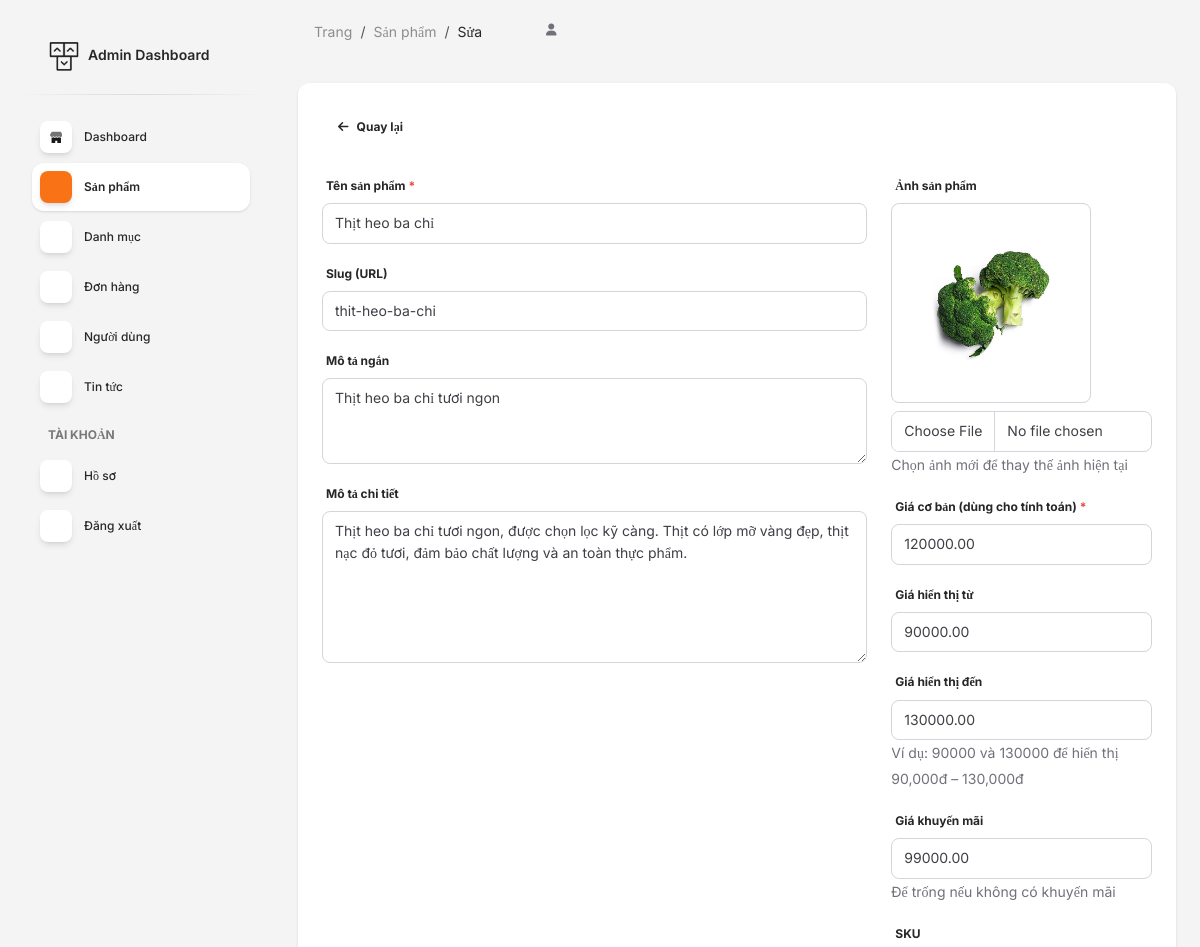
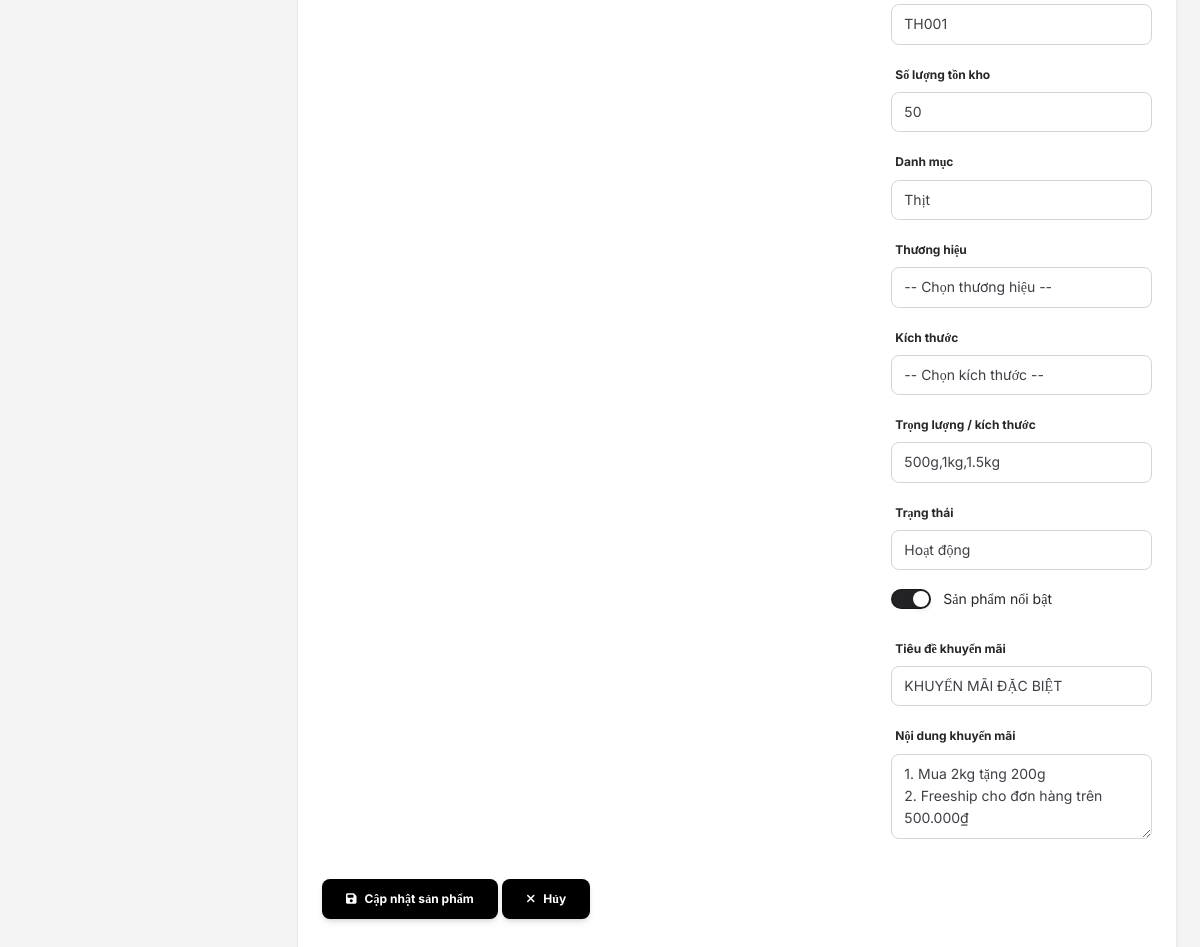
Page /admin/product_edit.php?id=1 (signed in) on the committed database (2 pictures, top to bottom).
### tables this page shows
CREATE TABLE `products` (
  `id` int(11) NOT NULL AUTO_INCREMENT,
  `name` varchar(255) NOT NULL,
  `slug` varchar(255) NOT NULL,
  `description` text DEFAULT NULL,
  `short_description` text DEFAULT NULL,
  `price` decimal(10,2) NOT NULL DEFAULT 0.00,
  `sale_price` decimal(10,2) DEFAULT NULL,
  `price_min` decimal(10,2) DEFAULT NULL COMMENT 'Giá tối thiểu (khoảng giá)',
  `price_max` decimal(10,2) DEFAULT NULL COMMENT 'Giá tối đa (khoảng giá)',
  `weight_options` varchar(255) DEFAULT NULL COMMENT 'Các lựa chọn trọng lượng, ví dụ: 1kg,2kg,3kg',
  `promo_heading` varchar(255) DEFAULT NULL COMMENT 'Tiêu đề khuyến mãi',
  `promo_content` text DEFAULT NULL COMMENT 'Nội dung khuyến mãi',
  `sku` varchar(100) DEFAULT NULL,
  `stock` int(11) NOT NULL DEFAULT 0,
  `category` varchar(100) DEFAULT NULL COMMENT 'Tên danh mục (để match với categories.name)',
  `image` varchar(255) DEFAULT NULL,
  `gallery` text DEFAULT NULL COMMENT 'JSON array các ảnh trong gallery',
  `status` enum('active','inactive') NOT NULL DEFAULT 'active',
  `featured` tinyint(1) NOT NULL DEFAULT 0 COMMENT 'Sản phẩm nổi bật',
  `created_at` timestamp NOT NULL DEFAULT CURRENT_TIMESTAMP,
  `updated_at` timestamp NOT NULL DEFAULT CURRENT_TIMESTAMP ON UPDATE CURRENT_TIMESTAMP,
  PRIMARY KEY (`id`),
  UNIQUE KEY `slug` (`slug`),
  KEY `status` (`status`),
  KEY `category` (`category`),
  KEY `featured` (`featured`)
);

### admin/product_edit.php (the view, shortened to what this page needs)
<?php
$id = isset($_GET['id']) ? (int)$_GET['id'] : 0;
$conn = connectDB();
$stmt = $conn->prepare("SELECT * FROM products WHERE id = ?");
$stmt->bind_param("i", $id);
$stmt->execute();
$result = $stmt->get_result();
$product = $result->fetch_assoc();
?>
<!DOCTYPE html>
<html lang="vi">
<head>
  <link href="../assets/css/nucleo-icons.css" rel="stylesheet" />
  <link href="../assets/css/nucleo-svg.css" rel="stylesheet" />
  <link id="pagestyle" href="../assets/css/soft-ui-dashboard.css?v=1.1.0" rel="stylesheet" />
</head>
<body class="g-sidenav-show bg-gray-100">
  <aside class="sidenav navbar navbar-vertical navbar-expand-xs border-0 border-radius-xl my-3 fixed-start ms-3" id="sidenav-main">
    <div class="sidenav-header">
      <a class="navbar-brand m-0" href="index.php">
        <img src="../assets/img/logo-ct-dark.png" class="navbar-brand-img h-100" alt="main_logo">
        <span class="ms-1 font-weight-bold">Admin Dashboard</span>
      </a>
    </div>
    <hr class="horizontal dark mt-0">
    <div class="collapse navbar-collapse w-auto" id="sidenav-collapse-main">
      <ul class="navbar-nav">
        <li class="nav-item">
          <a class="nav-link" href="index.php">
            <div class="icon icon-shape icon-sm shadow border-radius-md bg-white text-center me-2 d-flex align-items-center justify-content-center">
            </div>
            <span class="nav-link-text ms-1">Dashboard</span>
          </a>
        </li>
        <li class="nav-item">
          <a class="nav-link active" href="products.php">
            <div class="icon icon-shape icon-sm shadow border-radius-md bg-white text-center me-2 d-flex align-items-center justify-content-center">
              <i class="ni ni-box-2 text-dark text-sm opacity-10"></i>
            </div>
            <span class="nav-link-text ms-1">Sản phẩm</span>
          </a>
        </li>
        <li class="nav-item">
          <a class="nav-link" href="categories.php">
            <div class="icon icon-shape icon-sm shadow border-radius-md bg-white text-center me-2 d-flex align-items-center justify-content-center">
              <i class="ni ni-tag text-dark text-sm opacity-10"></i>
            </div>
            <span class="nav-link-text ms-1">Danh mục</span>
          </a>
        </li>
        <li class="nav-item">
          <a class="nav-link" href="orders.php">
            <div class="icon icon-shape icon-sm shadow border-radius-md bg-white text-center me-2 d-flex align-items-center justify-content-center">
              <i class="ni ni-cart text-dark text-sm opacity-10"></i>
            </div>
            <span class="nav-link-text ms-1">Đơn hàng</span>
          </a>
        </li>
        <li class="nav-item">
          <a class="nav-link" href="users.php">
            <div class="icon icon-shape icon-sm shadow border-radius-md bg-white text-center me-2 d-flex align-items-center justify-content-center">
              <i class="ni ni-circle-08 text-dark text-sm opacity-10"></i>
            </div>
            <span class="nav-link-text ms-1">Người dùng</span>
          </a>
        </li>
        <li class="nav-item">
          <a class="nav-link" href="news.php">
            <div class="icon icon-shape icon-sm shadow border-radius-md bg-white text-center me-2 d-flex align-items-center justify-content-center">
              <i class="ni ni-paper-diploma text-dark text-sm opacity-10"></i>
            </div>
            <span class="nav-link-text ms-1">Tin tức</span>
          </a>
        </li>
        <li class="nav-item mt-3">
          <h6 class="ps-4 ms-2 text-uppercase text-xs font-weight-bolder opacity-6">Tài khoản</h6>
        </li>
        <li class="nav-item">
          <a class="nav-link" href="profile.php">
            <div class="icon icon-shape icon-sm shadow border-radius-md bg-white text-center me-2 d-flex align-items-center justify-content-center">
              <i class="ni ni-single-02 text-dark text-sm opacity-10"></i>
            </div>
            <span class="nav-link-text ms-1">Hồ sơ</span>
          </a>
        </li>
        <li class="nav-item">
          <a class="nav-link" href="logout.php">
            <div class="icon icon-shape icon-sm shadow border-radius-md bg-white text-center me-2 d-flex align-items-center justify-content-center">
              <i class="ni ni-button-power text-dark text-sm opacity-10"></i>
            </div>
            <span class="nav-link-text ms-1">Đăng xuất</span>
          </a>
        </li>
      </ul>
    </div>
  </aside>
  <main class="main-content position-relative max-height-vh-100 h-100 border-radius-lg">
    <nav class="navbar navbar-main navbar-expand-lg px-0 mx-4 shadow-none border-radius-xl" id="navbarBlur" navbar-scroll="true">
      <div class="container-fluid py-1 px-3">
        <nav aria-label="breadcrumb">
          <ol class="breadcrumb bg-transparent mb-0 pb-0 pt-1 px-0 me-sm-6 me-5">
            <li class="breadcrumb-item text-sm"><a class="opacity-5 text-dark" href="index.php">Trang</a></li>
            <li class="breadcrumb-item text-sm"><a class="opacity-5 text-dark" href="products.php">Sản phẩm</a></li>
            <li class="breadcrumb-item text-sm text-dark active" aria-current="page">Sửa</li>
          </ol>
        </nav>
        <div class="collapse navbar-collapse mt-sm-0 mt-2 me-md-0 me-sm-4" id="navbar">
          <ul class="navbar-nav justify-content-end">
            <li class="nav-item d-flex align-items-center">
              <a href="javascript:;" class="nav-link text-body font-weight-bold px-0">
                <i class="fa fa-user me-sm-1"></i>
              </a>
            </li>
          </ul>
        </div>
      </div>
    </nav>
    <div class="container-fluid py-4">
      <div class="row">
        <div class="col-12">
          <div class="card">
            <div class="card-header pb-0">
              <div class="d-flex align-items-center">
                <a href="products.php" class="btn btn-link text-dark px-3 mb-0">
                  <i class="fas fa-arrow-left me-2"></i>Quay lại
                </a>
              </div>
            </div>
            <div class="card-body">
              <form method="POST" enctype="multipart/form-data">
                <div class="row">
                  <div class="col-md-8">
                    <div class="mb-3">
                      <label class="form-label">Tên sản phẩm <span class="text-danger">*</span></label>
                      <input type="text" name="name" class="form-control" value="<?= htmlspecialchars($product['name']) ?>" required>
                    </div>
                    <div class="mb-3">
                      <label class="form-label">Slug (URL)</label>
                      <input type="text" name="slug" class="form-control" value="<?= htmlspecialchars($product['slug']) ?>">
                    </div>
                    <div class="mb-3">
                      <label class="form-label">Mô tả ngắn</label>
                      <textarea name="short_description" class="form-control" rows="3"><?= htmlspecialchars($product['short_description']) ?></textarea>
                    </div>
                    <div class="mb-3">
                      <label class="form-label">Mô tả chi tiết</label>
                      <textarea name="description" class="form-control" rows="6"><?= htmlspecialchars($product['description']) ?></textarea>
                    </div>
                  </div>
                  <div class="col-md-4">
                    <div class="mb-3">
                      <label class="form-label">Ảnh sản phẩm</label>
                      <?php if ($product['image']): ?>
                      <div class="mb-2">
                        <img src="../assets/images/<?= htmlspecialchars($product['image']) ?>" class="img-thumbnail" style="max-width: 200px;" alt="Ảnh hiện tại">
                      </div>
                      <?php endif; ?>
                      <input type="file" name="image" class="form-control" accept="image/*">
                      <small class="text-muted">Chọn ảnh mới để thay thế ảnh hiện tại</small>
                    </div>
                    <div class="mb-3">
                      <label class="form-label">Giá cơ bản (dùng cho tính toán) <span class="text-danger">*</span></label>
                      <input type="number" name="price" class="form-control" step="0.01" min="0" value="<?= htmlspecialchars($product['price']) ?>" required>
                    </div>
                    <div class="mb-3">
                      <label class="form-label">Giá hiển thị từ</label>
                      <input type="number" name="price_min" class="form-control" step="0.01" min="0" value="<?= htmlspecialchars($product['price_min'] ?? '') ?>">
                    </div>
                    <div class="mb-3">
                      <label class="form-label">Giá hiển thị đến</label>
                      <input type="number" name="price_max" class="form-control" step="0.01" min="0" value="<?= htmlspecialchars($product['price_max'] ?? '') ?>">
                      <small class="text-muted">Ví dụ: 90000 và 130000 để hiển thị 90,000đ – 130,000đ</small>
                    </div>
                    <div class="mb-3">
                      <label class="form-label">Giá khuyến mãi</label>
                      <input type="number" name="sale_price" class="form-control" step="0.01" min="0" value="<?= htmlspecialchars($product['sale_price'] ?? '') ?>">
                      <small class="text-muted">Để trống nếu không có khuyến mãi</small>
                    </div>
                    <div class="mb-3">
                      <label class="form-label">SKU</label>
                      <input type="text" name="sku" class="form-control" value="<?= htmlspecialchars($product['sku']) ?>">
                    </div>
                    <div class="mb-3">
                      <label class="form-label">Số lượng tồn kho</label>
                      <input type="number" name="stock" class="form-control" min="0" value="<?= htmlspecialchars($product['stock']) ?>">
                    </div>
                    <div class="mb-3">
                      <label class="form-label">Danh mục</label>
                      <input type="text" name="category" class="form-control" value="<?= htmlspecialchars($product['category']) ?>" placeholder="VD: Đồ uống, Bánh kẹo...">
                    </div>
                    <div class="mb-3">
                      <label class="form-label">Thương hiệu</label>
                      <select name="brand_id" class="form-control">
                        <option value="">-- Chọn thương hiệu --</option>
                      </select>
                    </div>
                    <div class="mb-3">
                      <label class="form-label">Kích thước</label>
                      <select name="size_id" class="form-control">
                        <option value="">-- Chọn kích thước --</option>
                      </select>
                    </div>
                    <div class="mb-3">
                      <label class="form-label">Trọng lượng / kích thước</label>
                      <input type="text" name="weight_options" class="form-control" value="<?= htmlspecialchars($product['weight_options'] ?? '') ?>" placeholder="VD: 1kg,2kg,3kg,4kg,5kg">
                    </div>
                    <div class="mb-3">
                      <label class="form-label">Trạng thái</label>
                      <select name="status" class="form-control">
                        <option value="active" <?= $product['status'] === 'active' ? 'selected' : '' ?>>Hoạt động</option>
                      </select>
                    </div>
                    <div class="mb-3">
                      <div class="form-check form-switch">
                        <input class="form-check-input" type="checkbox" name="featured" id="featured" <?= $product['featured'] ? 'checked' : '' ?>>
                        <label class="form-check-label" for="featured">Sản phẩm nổi bật</label>
                      </div>
                    </div>
                    <div class="mb-3">
                      <label class="form-label">Tiêu đề khuyến mãi</label>
                      <input type="text" name="promo_heading" class="form-control" value="<?= htmlspecialchars($product['promo_heading'] ?? '') ?>" placeholder="VD: KHUYẾN MÃI TRỊ GIÁ 300.000₫">
                    </div>
                    <div class="mb-3">
                      <label class="form-label">Nội dung khuyến mãi</label>
                      <textarea name="promo_content" class="form-control" rows="3" placeholder="Mỗi dòng một ưu đãi"><?= htmlspecialchars($product['promo_content'] ?? '') ?></textarea>
                    </div>
                  </div>
                </div>
                <div class="row mt-4">
                  <div class="col-12">
                    <button type="submit" class="btn" style="background-color: #000; border-color: #000; color: white;">
                      <i class="fas fa-save me-2"></i>Cập nhật sản phẩm
                    </button>
                    <a href="products.php" class="btn" style="background-color: #000; border-color: #000; color: white;">
                      <i class="fas fa-times me-2"></i>Hủy
                    </a>
                  </div>
                </div>
              </form>
            </div>
          </div>
        </div>
      </div>
    </div>
  </main>
</body>
</html>

### assets/css/nucleo-svg.css (style rules this page uses)
.icon { display: inline-block; color: #111111; height: 1em; width: 1em; }
.icon-sm { height: 0.8em; width: 0.8em; }
.icon { fill: currentColor; stroke: none; }

### rows in the picture
products: name "Thịt heo ba chỉ", slug "thit-heo-ba-chi", short_description "Thịt heo ba chỉ tươi ngon", description "Thịt heo ba chỉ tươi ngon, được chọn lọc kỹ càng. Thịt có lớp mỡ vàng đẹp, thịt nạc đỏ tươi, đảm bảo chất lượng và an toàn thực phẩm.", image (picture), price "120000.00", price_min "90000.00", price_max "130000.00", sale_price "99000.00", sku "TH001", stock "50", category "Thịt", weight_options "500g,1kg,1.5kg", status "Hoạt động", featured "☑", promo_heading "KHUYẾN MÃI ĐẶC BIỆT", promo_content "1. Mua 2kg tặng 200g 2. Freeship cho đơn hàng trên 500.000₫"
